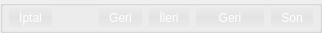
            <widget class="QGroupBox" name="groupBox">
             <property name="sizePolicy">
              <sizepolicy hsizetype="Preferred" vsizetype="Minimum">
               <horstretch>0</horstretch>
               <verstretch>0</verstretch>
              </sizepolicy>
             </property>
             <property name="minimumSize">
              <size>
               <width>0</width>
               <height>33</height>
              </size>
             </property>
             <property name="maximumSize">
              <size>
               <width>16777215</width>
               <height>33</height>
              </size>
             </property>
             <property name="styleSheet">
              <string notr="true">#groupBox{
    background-color: qlineargradient(spread:repeat, x1:0, y1:0, x2:0, y2:1, stop:0 rgba(27, 27, 27, 40), stop:0.510753 rgba(9, 9, 9, 70), stop:1 rgba(0, 0, 0, 40));
	border-top: 1px solid rgba(255, 255, 255, 100)/*white*/
}

/*background-color: qlineargradient(spread:repeat, x1:0, y1:0, x2:0, y2:1, stop:0 rgba(27, 27, 27, 70), stop:0.510753 rgba(9, 9, 9, 125), stop:1 rgba(0, 0, 0, 70));*/

QPushButton{
	padding: 3px 10px 3px 10px;
	color: white;
	border:0px;
	border-radius:2px;
    background-color: qlineargradient(spread:repeat, x1:0, y1:0, x2:0, y2:1, stop:0 rgba(27, 27, 27, 0), stop:0.510753 rgba(9, 9, 9, 10), stop:1 rgba(0, 0, 0, 0));
	/*background-color: qlineargradient(spread:pad, x1:0.5, y1:1, x2:0.5, y2:0, stop:0 rgba(120, 146, 172, 255), stop:0.0155729 rgba(99, 141, 164, 255), stop:0.538376 rgba(49, 84, 106, 255), stop:1 rgba(51, 72, 91, 255))*/
}

QPushButton::flat:hover{
	border:1px solid  rgba(255, 255, 255, 40);
	border-radius:2px;
    background-color:qlineargradient(spread:pad, x1:0, y1:0, x2:0, y2:1, stop:0 rgba(127, 127, 127, 10), stop:0.513661 rgba(231, 231, 231, 50), stop:1 rgba(94, 94, 94, 10))
}

QPushButton::flat{
	border:1px solid  rgba(255, 255, 255, 30);
	border-radius:2px;
    background-color: qlineargradient(spread:repeat, x1:0, y1:0, x2:0, y2:1, stop:0 rgba(27, 27, 27, 0), stop:0.510753 rgba(9, 9, 9, 10), stop:1 rgba(0, 0, 0, 0));
}

QPushButton::flat:pressed{
	border:1px solid  rgba(255, 255, 255, 15);
	border-radius:2px;
	padding: 3px 10px 3px 10px;
    background-color:qlineargradient(spread:pad, x1:0, y1:0, x2:1, y2:0, stop:0 rgba(52, 52, 52, 50));
}
</string>
             </property>
             <property name="title">
              <string/>
             </property>
             <property name="flat">
              <bool>true</bool>
             </property>
             <layout class="QGridLayout" name="gridLayout_13">
              <property name="leftMargin">
               <number>5</number>
              </property>
              <property name="topMargin">
               <number>0</number>
              </property>
              <property name="rightMargin">
               <number>5</number>
              </property>
              <property name="bottomMargin">
               <number>0</number>
              </property>
              <property name="horizontalSpacing">
               <number>5</number>
              </property>
              <property name="verticalSpacing">
               <number>0</number>
              </property>
              <item row="0" column="4">
               <widget class="QPushButton" name="buttonGeri2">
                <property name="minimumSize">
                 <size>
                  <width>70</width>
                  <height>23</height>
                 </size>
                </property>
                <property name="maximumSize">
                 <size>
                  <width>200</width>
                  <height>23</height>
                 </size>
                </property>
                <property name="text">
                 <string>Geri</string>
                </property>
                <property name="icon">
                 <iconset>
                  <normaloff>:/icons/Arrow Left.png</normaloff>:/icons/Arrow Left.png</iconset>
                </property>
                <property name="iconSize">
                 <size>
                  <width>16</width>
                  <height>16</height>
                 </size>
                </property>
                <property name="flat">
                 <bool>true</bool>
                </property>
               </widget>
              </item>
              <item row="0" column="2">
               <widget class="QPushButton" name="buttonGeri">
                <property name="minimumSize">
                 <size>
                  <width>0</width>
                  <height>23</height>
                 </size>
                </property>
                <property name="maximumSize">
                 <size>
                  <width>16777215</width>
                  <height>23</height>
                 </size>
                </property>
                <property name="text">
                 <string>Geri</string>
                </property>
                <property name="icon">
                 <iconset>
                  <normaloff>:/icons/Arrow Left.png</normaloff>:/icons/Arrow Left.png</iconset>
                </property>
                <property name="iconSize">
                 <size>
                  <width>16</width>
                  <height>16</height>
                 </size>
                </property>
                <property name="flat">
                 <bool>true</bool>
                </property>
               </widget>
              </item>
              <item row="0" column="0">
               <widget class="QPushButton" name="buttonIptal">
                <property name="minimumSize">
                 <size>
                  <width>0</width>
                  <height>23</height>
                 </size>
                </property>
                <property name="maximumSize">
                 <size>
                  <width>16777215</width>
                  <height>23</height>
                 </size>
                </property>
                <property name="toolTip">
                 <string>Cancel</string>
                </property>
                <property name="text">
                 <string>İptal</string>
                </property>
                <property name="icon">
                 <iconset resource="../icons/icons.qrc">
                  <normaloff>:/icons/Error.png</normaloff>:/icons/Error.png</iconset>
                </property>
                <property name="iconSize">
                 <size>
                  <width>16</width>
                  <height>16</height>
                 </size>
                </property>
                <property name="flat">
                 <bool>true</bool>
                </property>
               </widget>
              </item>
              <item row="0" column="3">
               <widget class="QPushButton" name="buttonIleri">
                <property name="minimumSize">
                 <size>
                  <width>0</width>
                  <height>23</height>
                 </size>
                </property>
                <property name="maximumSize">
                 <size>
                  <width>16777215</width>
                  <height>23</height>
                 </size>
                </property>
                <property name="layoutDirection">
                 <enum>Qt::RightToLeft</enum>
                </property>
                <property name="text">
                 <string>İleri</string>
                </property>
                <property name="icon">
                 <iconset>
                  <normaloff>:/icons/Arrow Right.png</normaloff>:/icons/Arrow Right.png</iconset>
                </property>
                <property name="iconSize">
                 <size>
                  <width>16</width>
                  <height>16</height>
                 </size>
                </property>
                <property name="checkable">
                 <bool>false</bool>
                </property>
                <property name="autoRepeat">
                 <bool>false</bool>
                </property>
                <property name="autoExclusive">
                 <bool>false</bool>
                </property>
                <property name="autoDefault">
                 <bool>false</bool>
                </property>
                <property name="default">
                 <bool>false</bool>
                </property>
                <property name="flat">
                 <bool>true</bool>
                </property>
               </widget>
              </item>
              <item row="0" column="1">
               <spacer name="horizontalSpacer_16">
                <property name="orientation">
                 <enum>Qt::Horizontal</enum>
                </property>
                <property name="sizeHint" stdset="0">
                 <size>
                  <width>40</width>
                  <height>20</height>
                 </size>
                </property>
               </spacer>
              </item>
              <item row="0" column="5">
               <widget class="QPushButton" name="buttonSon">
                <property name="minimumSize">
                 <size>
                  <width>0</width>
                  <height>23</height>
                 </size>
                </property>
                <property name="maximumSize">
                 <size>
                  <width>16777215</width>
                  <height>23</height>
                 </size>
                </property>
                <property name="text">
                 <string>Son</string>
                </property>
                <property name="icon">
                 <iconset resource="../icons/icons.qrc">
                  <normaloff>:/icons/Tick.png</normaloff>:/icons/Tick.png</iconset>
                </property>
                <property name="iconSize">
                 <size>
                  <width>16</width>
                  <height>16</height>
                 </size>
                </property>
                <property name="checkable">
                 <bool>false</bool>
                </property>
                <property name="autoRepeat">
                 <bool>false</bool>
                </property>
                <property name="autoExclusive">
                 <bool>false</bool>
                </property>
                <property name="autoDefault">
                 <bool>false</bool>
                </property>
                <property name="default">
                 <bool>false</bool>
                </property>
                <property name="flat">
                 <bool>true</bool>
                </property>
               </widget>
              </item>
              <item row="1" column="1">
               <spacer name="verticalSpacer_10">
                <property name="orientation">
                 <enum>Qt::Vertical</enum>
                </property>
                <property name="sizeHint" stdset="0">
                 <size>
                  <width>20</width>
                  <height>40</height>
                 </size>
                </property>
               </spacer>
              </item>
             </layout>
            </widget>
